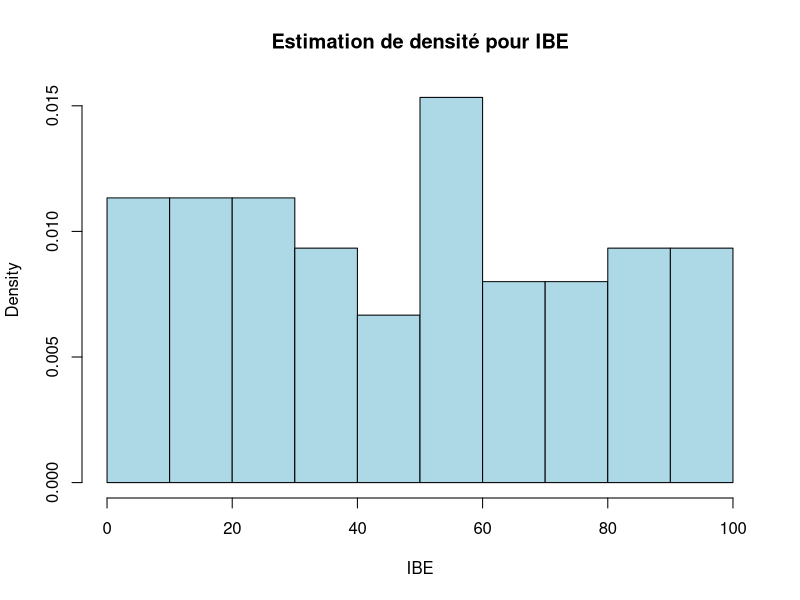
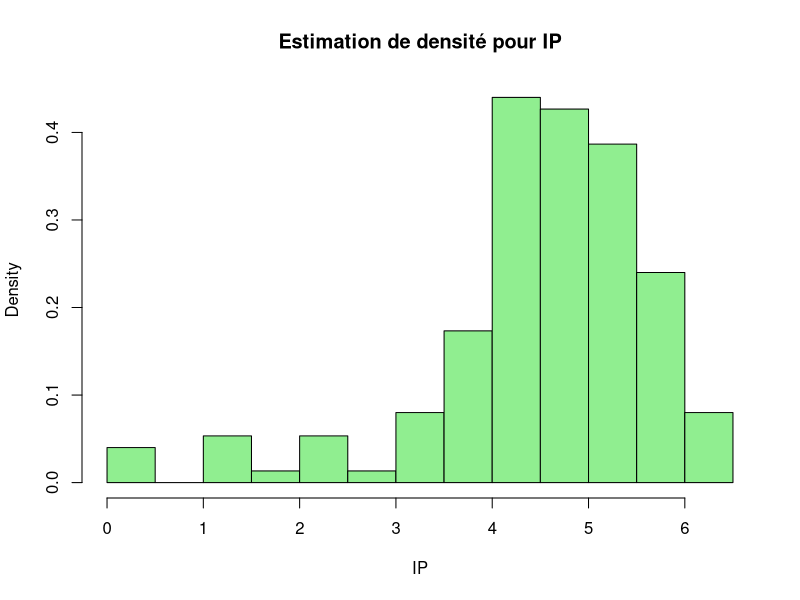
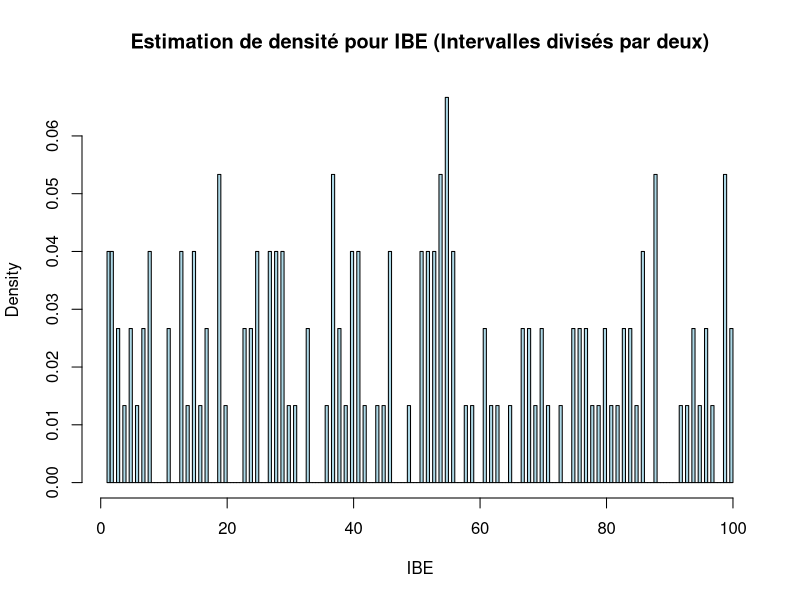
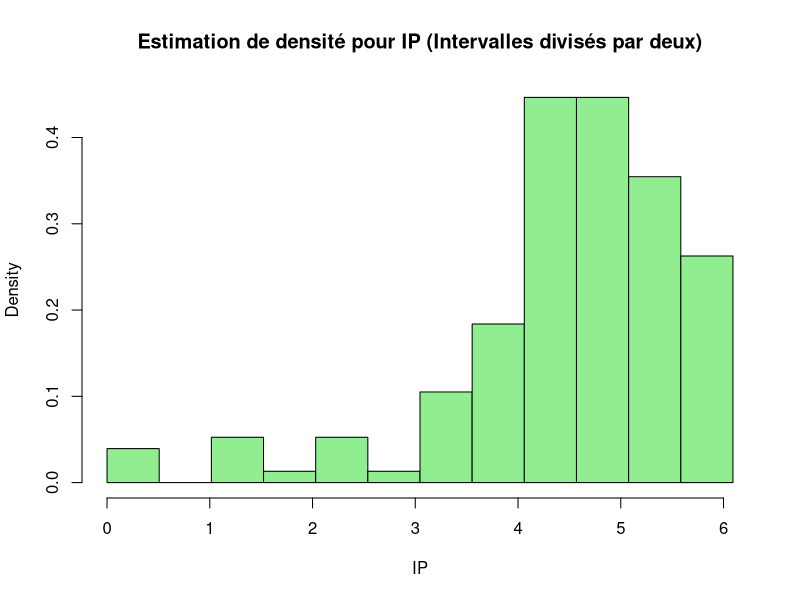
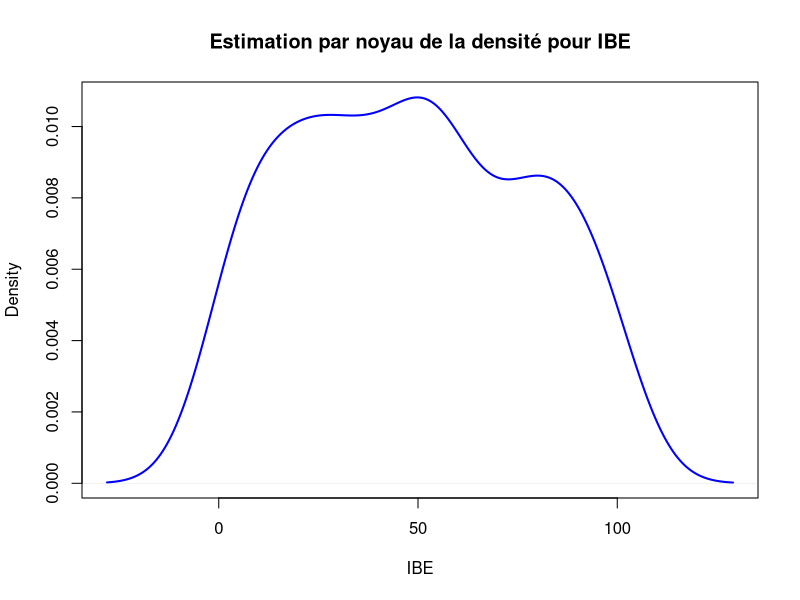
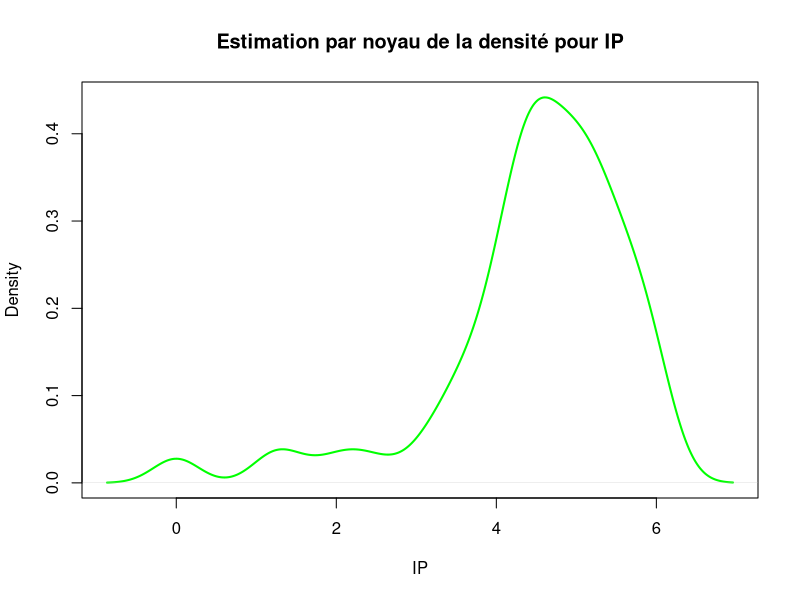
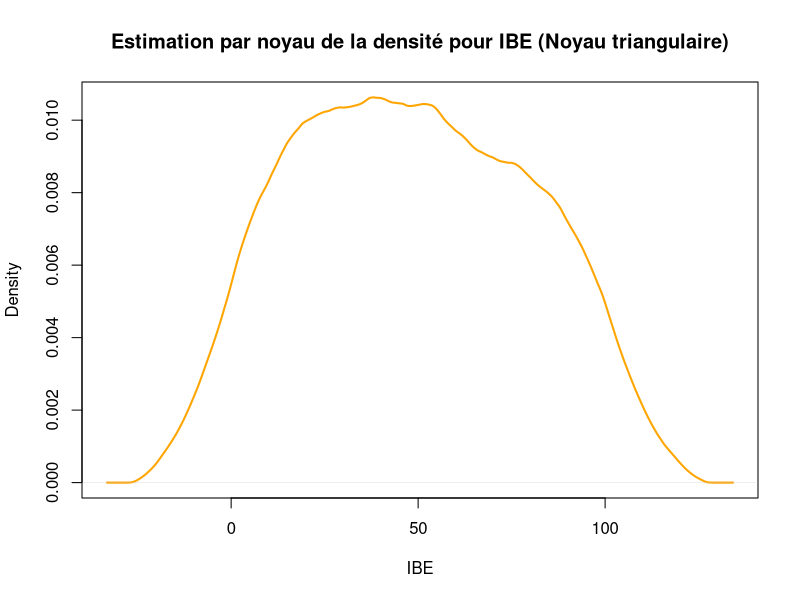
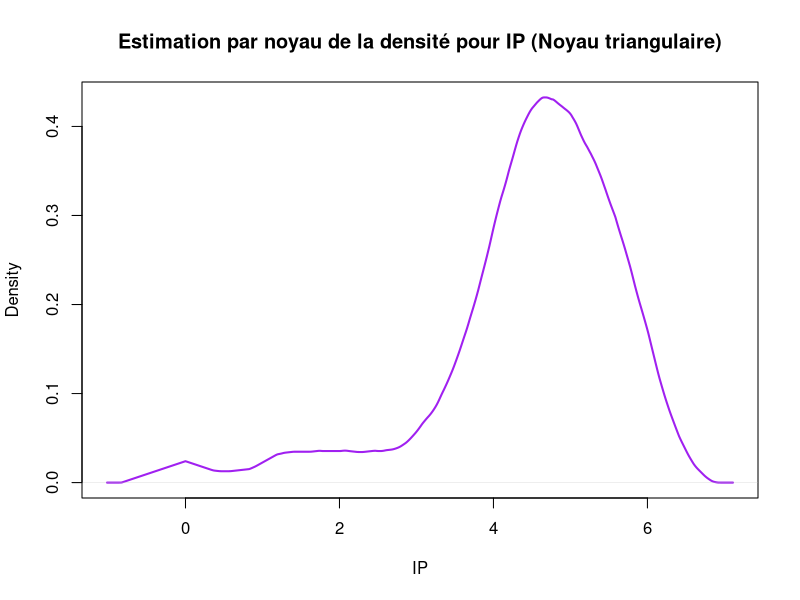

Generate these figures, in order, with R:
# Charger les données
data = read.csv("psychology.csv", TRUE)

# ---- Question 1 ----

# Statistiques descriptives pour l'IBE
summary_IBE = summary(data$IBE)
mean_IBE = mean(data$IBE)
median_IBE = median(data$IBE)
sd_IBE = sd(data$IBE)
IQR_IBE = IQR(data$IBE)

# Affichage des résultats
cat("Statistiques descriptives pour l'IBE:\n")
cat("Sommaire:", summary_IBE, "\n")
cat("Moyenne:", mean_IBE, "\n")
cat("Médiane:", median_IBE, "\n")
cat("Écart-type:", sd_IBE, "\n")
cat("IQR:", IQR_IBE, "\n")

# Statistiques descriptives pour l'IP
summary_IP = summary(data$IP)
mean_IP = mean(data$IP)
median_IP = median(data$IP)
sd_IP = sd(data$IP)
IQR_IP = IQR(data$IP)

# Affichage des résultats
cat("\nStatistiques descriptives pour l'IP:\n")
cat("Sommaire:", summary_IP, "\n")
cat("Moyenne:", mean_IP, "\n")
cat("Médiane:", median_IP, "\n")
cat("Écart-type:", sd_IP, "\n")
cat("IQR:", IQR_IP, "\n")

# ---- Question 2 ----

# Créer un histogramme pour la variable IBE
hist(data$IBE, main="Estimation de densité pour IBE", xlab="IBE", col="lightblue", border="black", probability=TRUE)

# Créer un histogramme pour la variable IP
hist(data$IP, main="Estimation de densité pour IP", xlab="IP", col="lightgreen", border="black", probability=TRUE)

# ---- Question 3 ----

# Diviser par deux la largeur des intervalles pour IBE
new_breaks_ibe = seq(min(data$IBE), max(data$IBE), length.out = (length(seq(min(data$IBE), max(data$IBE))) - 1) * 2 + 1)

# Créer un histogramme pour la variable IBE avec des intervalles divisés par deux
hist(data$IBE, breaks = new_breaks_ibe, main="Estimation de densité pour IBE (Intervalles divisés par deux)", xlab="IBE", col="lightblue", border="black", probability=TRUE)

# Diviser par deux la largeur des intervalles pour IP
new_breaks_ip = seq(min(data$IP), max(data$IP), length.out = (length(seq(min(data$IP), max(data$IP))) - 1) * 2 + 1)

# Créer un histogramme pour la variable IP avec des intervalles divisés par deux
hist(data$IP, breaks = new_breaks_ip, main="Estimation de densité pour IP (Intervalles divisés par deux)", xlab="IP", col="lightgreen", border="black", probability=TRUE)

# ---- Question 4 ----

# Estimation par noyau de la densité pour IBE
density_ibe = density(data$IBE)

# Tracer le KDE pour IBE
plot(density_ibe, main="Estimation par noyau de la densité pour IBE", xlab="IBE", col="blue", lwd=2)

# Estimation par noyau de la densité pour IP
density_ip = density(data$IP)

# Tracer le KDE pour IP
plot(density_ip, main="Estimation par noyau de la densité pour IP", xlab="IP", col="green", lwd=2)

# ---- Question 5 ----

# Estimation par noyau de la densité pour IBE avec noyau triangulaire et validation croisée biaisée
density_ibe_triangular = density(data$IBE, kernel = "triangular", bw = "nrd")

# Tracer le KDE pour IBE avec noyau triangulaire
plot(density_ibe_triangular, main="Estimation par noyau de la densité pour IBE (Noyau triangulaire)", xlab="IBE", col="orange", lwd=2)

# Estimation par noyau de la densité pour IP avec noyau triangulaire et validation croisée biaisée
density_ip_triangular = density(data$IP, kernel = "triangular", bw = "nrd")

# Tracer le KDE pour IP avec noyau triangulaire
plot(density_ip_triangular, main="Estimation par noyau de la densité pour IP (Noyau triangulaire)", xlab="IP", col="purple", lwd=2)

# ---- Question 6 ----

# Afficher le nuage de points entre les deux variables IBE et IP
plot(data$IBE, data$IP, main="Nuage de points entre IBE et IP", xlab="IBE", ylab="IP", col=c("blue", "green"), pch=16)

# Ajouter une régression linéaire pour illustrer la tendance
abline(lm(IP ~ IBE, data=data), col="red", lwd=2)

# Ajouter une légende
legend("topright", legend=c("IBE", "IP", "Régression linéaire"), col=c("blue", "green", "red"), lwd=2)

# Calculer et afficher la corrélation
correlation_coefficient = cor(data$IBE, data$IP)
cat("Coefficient de corrélation entre IBE et IP:", correlation_coefficient, "\n")

# ---- Question 7 ----

# Filtrer les valeurs positives avant la transformation logarithmique
positive_values = data$IP > 0
transformed_IBE = log(data$IBE[positive_values])
transformed_IP = log(data$IP[positive_values])

# Afficher le nuage de points avec les données transformées
plot(transformed_IBE, transformed_IP, main="Nuage de points entre IBE et IP (Transformées logarithmiques)", xlab="log(IBE)", ylab="log(IP)", col=c("purple", "orange"), pch=16)

# Ajouter une régression linéaire pour illustrer la tendance
abline(lm(transformed_IP ~ transformed_IBE), col="red", lwd=2)

# Ajouter une légende avec position manuelle
legend("topright", legend=c("log(IBE)", "log(IP)", "Régression linéaire"), col=c("purple", "orange", "red"), lwd=2)

# Calculer et afficher la corrélation pour les données transformées
correlation_coefficient_transformed = cor(transformed_IBE, transformed_IP)
cat("Coefficient de corrélation entre log(IBE) et log(IP):", correlation_coefficient_transformed, "\n")

# ---- Question 8 ----

# Calculer le coefficient de corrélation de Pearson
correlation_pearson = cor(transformed_IBE, transformed_IP, method = "pearson")
cat("Coefficient de corrélation de Pearson entre log(IBE) et log(IP):", correlation_pearson, "\n")

# Calculer le coefficient de corrélation de Spearman
correlation_spearman = cor(transformed_IBE, transformed_IP, method = "spearman")
cat("Coefficient de corrélation de Spearman entre log(IBE) et log(IP):", correlation_spearman, "\n")

# Calculer le coefficient de corrélation de Kendall
correlation_kendall = cor(transformed_IBE, transformed_IP, method = "kendall")
cat("Coefficient de corrélation de Kendall entre log(IBE) et log(IP):", correlation_kendall, "\n")

# ---- Question 9 ----

# Afficher le nuage de points avec les données transformées
plot(transformed_IBE, transformed_IP, main="Nuage de points entre IBE et IP (Transformées logarithmiques)", xlab="log(IBE)", ylab="log(IP)", col=c("purple", "orange"), pch=16)

# Ajouter une régression linéaire pour illustrer la tendance
abline(lm(transformed_IP ~ transformed_IBE), col="red", lwd=2)

# Ajouter une ligne diagonale (pente = 1) en rouge
abline(a = 0, b = 0.5, col = "red", lwd = 2, lty = 2)

# Ajouter les noms des axes
text(x = min(transformed_IBE), y = max(transformed_IP), labels = "log(IBE)", pos = 4, col = "purple", cex = 1.2)
text(x = max(transformed_IBE), y = min(transformed_IP), labels = "log(IP)", pos = 2, col = "orange", cex = 1.2)

# Ajouter une légende avec position manuelle
legend("topright", legend=c("log(IBE)", "log(IP)", "Régression linéaire", "Diagonale"), col=c("purple", "orange", "red", "red"), lwd=2)

# Calculer et afficher la corrélation pour les données transformées
correlation_coefficient_transformed = cor(transformed_IBE, transformed_IP)
cat("Coefficient de corrélation entre log(IBE) et log(IP):", correlation_coefficient_transformed, "\n")

# ---- Question 10 ----
# Ouvrir le périphérique graphique pour le format PNG
png("question10_plot.png", width = 900, height = 700)

# Afficher le nuage de points avec les données transformées
plot(transformed_IBE, transformed_IP, main="Nuage de points entre IBE et IP (Transformées logarithmiques)", xlab="log(IBE)", ylab="log(IP)", col=c("purple", "orange"), pch=16)

# Ajouter une régression linéaire pour illustrer la tendance
abline(lm(transformed_IP ~ transformed_IBE), col="red", lwd=2)

# Ajouter une ligne diagonale (pente = 1) en rouge
abline(a = 0, b = 1, col = "red", lwd = 2, lty = 2)

# Ajouter les noms des axes
text(x = min(transformed_IBE), y = max(transformed_IP), labels = "log(IBE)", pos = 4, col = "purple", cex = 1.2)
text(x = max(transformed_IBE), y = min(transformed_IP), labels = "log(IP)", pos = 2, col = "orange", cex = 1.2)

# Ajouter une légende avec position manuelle
legend("topright", legend=c("log(IBE)", "log(IP)", "Régression linéaire", "Diagonale"), col=c("purple", "orange", "red", "red"), lwd=2)

# Calculer et afficher la corrélation pour les données transformées
correlation_coefficient_transformed = cor(transformed_IBE, transformed_IP)
cat("Coefficient de corrélation entre log(IBE) et log(IP):", correlation_coefficient_transformed, "\n")

# Fermer le périphérique graphique et enregistrer le fichier PNG
dev.off()

